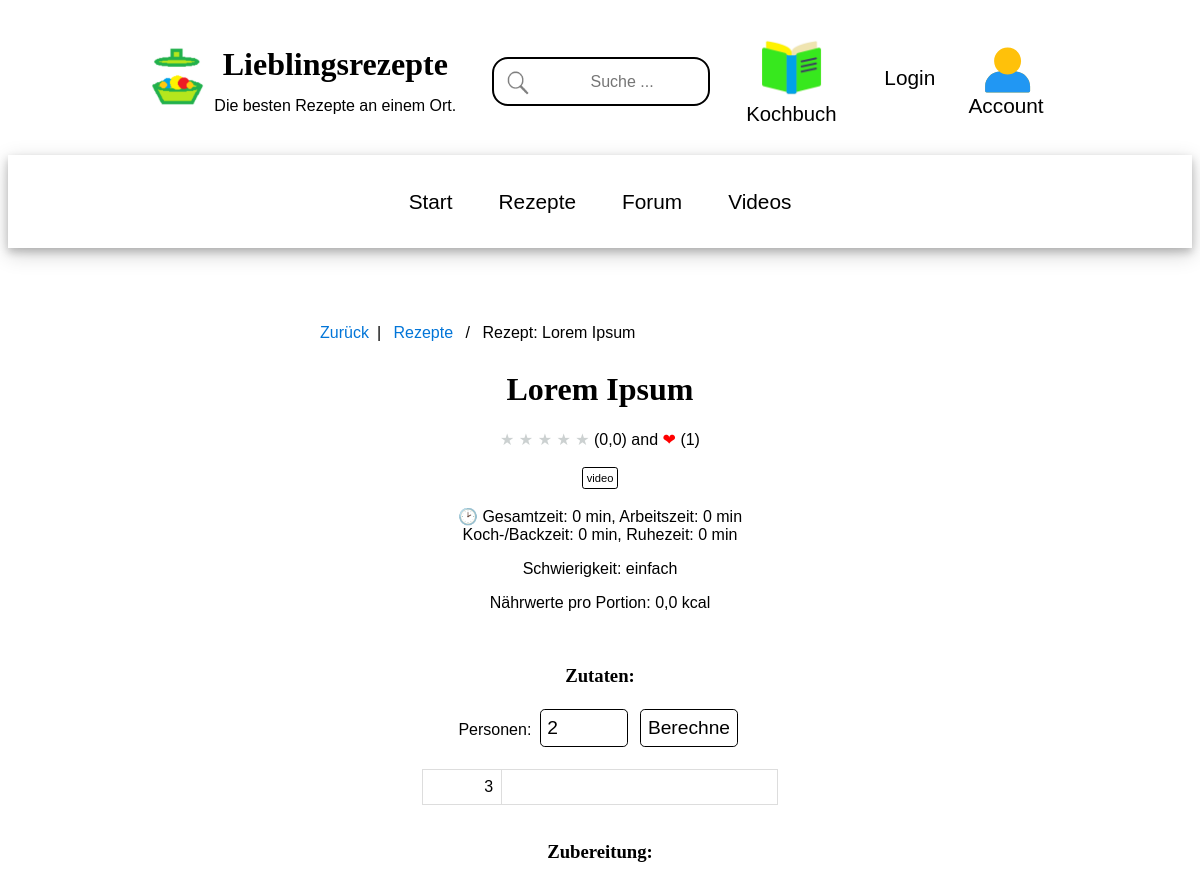
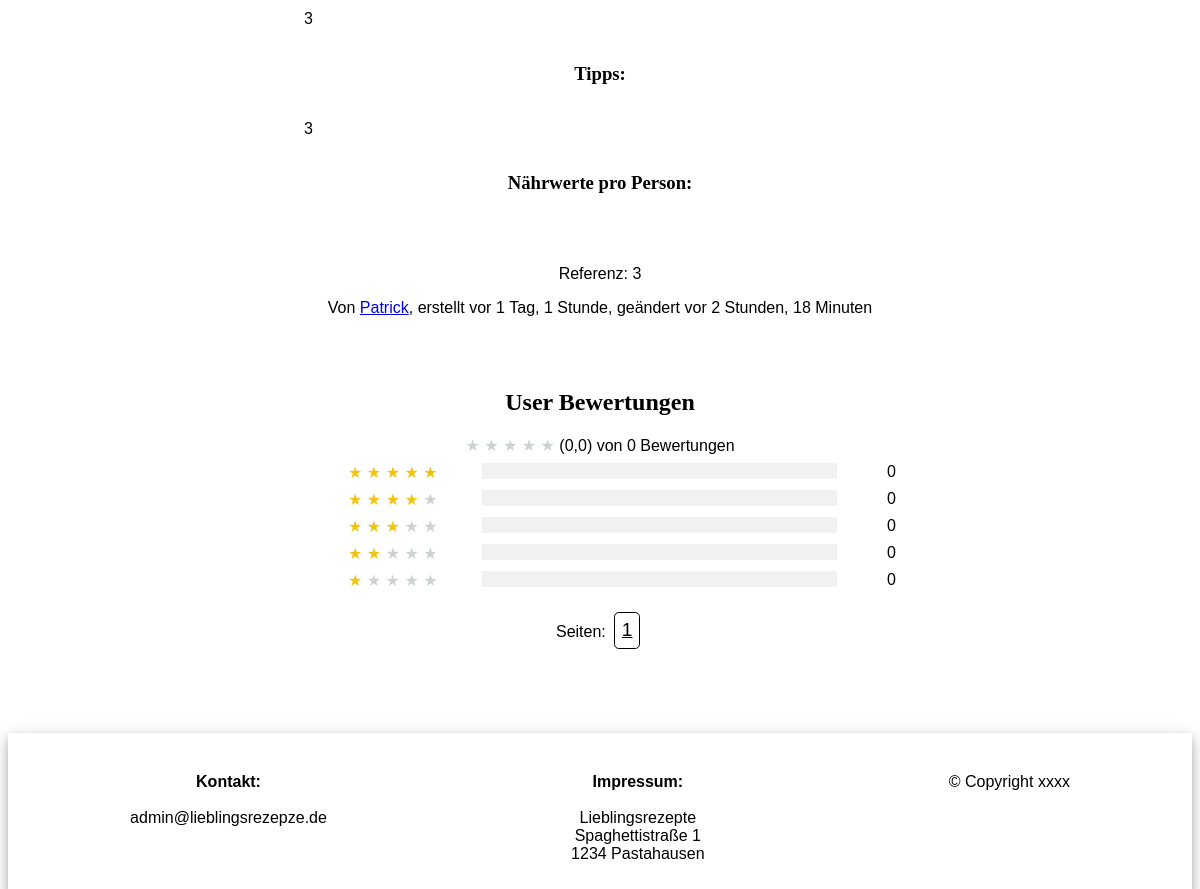
Page /recipe/1/ on the committed database (2 pictures, top to bottom).
### recipes_app/models.py (models this page shows, shortened)
class Recipe(models.Model):
    owner = models.ForeignKey(User, on_delete=models.SET_NULL, null=True)
    likes = models.ManyToManyField(User,  blank=True, related_name="likes")
    name = models.CharField(max_length=500)
    updated = models.DateTimeField(auto_now=True)
    created = models.DateTimeField(auto_now_add=True)
    topic = models.ManyToManyField(Topic, blank=True)
    persons = models.IntegerField()
    ingredients = models.TextField(null=True, blank=True)
    steps = models.TextField(null=True, blank=True)
    tips = models.TextField(null=True, blank=True)
    reference = models.TextField(null=True, blank=True)
    reference_link = models.URLField(max_length=2048, null=True, blank=True)
    nutrients_person = models.FloatField(null=True, blank=True, default=0.0)
    nutrients_table = models.TextField(null=True, blank=True)
    expected_time_total = models.FloatField(null=True, blank=True, default=0.0)
    expected_time_work = models.FloatField(null=True, blank=True, default=0.0)
    expected_time_bake = models.FloatField(null=True, blank=True, default=0.0)
    expected_time_rest = models.FloatField(null=True, blank=True, default=0.0)
    difficulty = models.IntegerField(null=True, blank=True, default=0)
    image_meal = models.ImageField(blank=True, upload_to="recipes")
    video_meal = models.URLField(max_length=2048, null=True, blank=True)
    rating_mean = models.FloatField(null=True, blank=True, default=0.0)
    rating_count = models.IntegerField(null=True, blank=True, default=0)
    rating_1 = models.IntegerField(null=True, blank=True, default=0)
    rating_2 = models.IntegerField(null=True, blank=True, default=0)
    rating_3 = models.IntegerField(null=True, blank=True, default=0)
    rating_4 = models.IntegerField(null=True, blank=True, default=0)
    rating_5 = models.IntegerField(null=True, blank=True, default=0)
    class Meta:
        ordering = ['-updated', '-created']

### user_app/models.py (models this page shows)
class User(AbstractUser):
    name = models.CharField(max_length=200, null=True)
    email = models.EmailField(unique=True, null=True)
    biography = models.TextField(null=True)
    user_image = models.ImageField(null=True, default="users/avatar.jpg", upload_to="users")
    updated = models.DateTimeField(auto_now=True)
    created = models.DateTimeField(auto_now_add=True)
    USERNAME_FIELD = 'email'
    REQUIRED_FIELDS = ['username']

### recipes_app/views.py (the view, shortened to what this page needs)
# urls.py: path('recipe/<str:pk>/', views.getRecipe),
def recipe(request, pk):
    recipe_from_key = Recipe.objects.get(id=pk)
    persons_default = recipe_from_key.persons
    recipe_topics = recipe_from_key.topic.all()
    required_persons = int(request.GET.get("persons")) if request.GET.get("persons") is not None else persons_default
    recompute_persons = True if request.GET.get("persons") is not None else False
    pgShow = int(request.GET.get('pgShow')) if request.GET.get('pgShow') is not None else 50
    pgNr = int(request.GET.get('pgNr')) if request.GET.get('pgNr') is not None else 0
    ingredients_lines = [x.replace('\t', ' ') for x in recipe_from_key.ingredients.split('\n')]
    ingredients_formated = []
    for x in ingredients_lines:
        if len(x) <= 0:
            ingredients_formated.append((' ', ' '))
        elif x[0].isdigit():
            temp_val = x.split(' ')
            temp_calc = temp_val[0].replace(',', '.')
            if recompute_persons:
                temp_calc = float(temp_calc)/float(persons_default)*float(required_persons)
                temp_calc = "{:.5f}".format(temp_calc).rstrip('0').rstrip('.')
            ingredients_formated.append((temp_calc, " ".join(temp_val[1:])))
        else:
            ingredients_formated.append((' ', x))
    likes_count = recipe_from_key.likes.count()
    if request.user.is_authenticated:
        user_has_liked = request.user in recipe_from_key.likes.all()
    else:
        user_has_liked = None
    rating_per_cent_context = {
        "rating_%s_per_cent" % i: int(getattr(recipe_from_key, "rating_%s" % i) / float(recipe_from_key.rating_count if recipe_from_key.rating_count > 0 else 1.0) *100)
        for i in range(1, 6)
    }
    ratings = recipe_from_key.rating_set.all()
    page_size = max(min(int(pgShow), 10), 200)
    page_choices = 10
    browser = Pagination(ratings.count(), page_size, number_page_choices=page_choices)
    pgNr = browser.valid_page(pgNr)
    num_pages = browser.number_of_pages
    ratings_page = browser.get_items_for_page(ratings, pgNr)
    browser_context = browser.make_page_browser(pgNr)
    context = {"recipe": recipe_from_key,  "ingredients_formated": ingredients_formated,
               "required_persons": required_persons, "recipe_topics": recipe_topics, "ratings": ratings_page,
               "user_has_liked": user_has_liked, "likes_count": likes_count, "diff_lookup": COOKING_DIFFICULTY_LOOKUP}
    context.update(browser_context)
    context.update(rating_per_cent_context)
    return render(request, 'recipes_app/recipe.html', context)

### recipes_app/pagination.py (called while the page is built)
    def valid_page(self, page_index: int):
        if self.number_of_pages <= 0:
            return 0
        return min(max(0, page_index), self.number_of_pages - 1)

    def get_items_for_page(self, list_of_items, page_index: int):
        if self.number_of_pages <= 0:
            return []
        return list_of_items[page_index*self.items_per_page:(page_index+1)*self.items_per_page]

### recipes_app/templates/recipes_app/recipe.html (shortened to what this page needs)
{% extends 'main.html' %}
{% block content %}
<div class="main-container">
<div class="main-middle-column">
    <ul class="breadcrumb">
        <li><a href="{{request.META.HTTP_REFERER}}">Zurück</a></li>
        <li><a href="{% url 'recipes' %}">Rezepte</a></li>
        <li>Rezept: {{ recipe.name }}</li>
    </ul>
    <div class="recipe-container">
        <h1>{{recipe.name}}</h1>
        <p>
            {% if recipe.rating_mean %}
                {% for i in '12345'|make_list  %}
                    {% if i|add:"0" <= recipe.rating_mean %}
                        <span style='color:#f1c40f'>&#9733</span>
                    {% else %}
                        <span style='color:#ccd1d1'>&#9733</span>
                    {% endif %}
                {% endfor %}
            {% else %}
                <span style='color:#ccd1d1'>&#9733; &#9733; &#9733; &#9733; &#9733;</span>
            {% endif %}
            ({{ recipe.rating_mean|default_if_none:"-" }}) and <span style="color:red;">&#10084;</span> ({{ likes_count }})
        </p>
        <form method="GET" action="#img_display" >
            {% if recipe.video_meal %}
                <button type="submit" style="font-size:0.7em;" value="vid" name="img"> video </button>
            {% elif recipe.image_meal %}
                <button type="submit" style="font-size:0.75em;" value="img" name="img"> image </button>
            {% endif %}
        </form>
        <p>
             &#128337; Gesamtzeit: {{ recipe.expected_time_total|floatformat:"0" }} min,
            Arbeitszeit: {{ recipe.expected_time_work|floatformat:"0"  }} min <br>
            Koch-/Backzeit: {{ recipe.expected_time_bake|floatformat:"0"  }} min,
            Ruhezeit: {{ recipe.expected_time_rest|floatformat:"0" }} min
        </p>
        <p>
            Schwierigkeit:
            {% if recipe.difficulty in diff_lookup %}
                {% for key, value in diff_lookup.items %}
                {% if key == recipe.difficulty %}
                    {{value}}
                {% endif %}
                {% endfor %}
            {% else %}
                Grad {{ recipe.difficulty|default_if_none:"-" }}
            {% endif%}
        </p>
        <p>
            Nährwerte pro Portion: {{ recipe.nutrients_person|default_if_none:"-" }} kcal
        </p>
        <br>
        <h3 id="ingredients">Zutaten:  </h3>
            <form method="GET" action="#ingredients" >
            <label for="id_persons">Personen:</label>
            <input type="number" id="id_persons" name="persons" min="1" max="100" value="{{required_persons}}">
            <input type="submit" value="Berechne" />
            </form>
            <br>
            <table>
            {% for value, desc in ingredients_formated %}
            <tr>
              <td style="width:20%; text-align:right;">{{value}}</td>
              <td style="width:70%; text-align:left;">{{desc}}</td>
            </tr>
            {% endfor %}
            </table>
        <br>
        <h3>Zubereitung:</h3>
        <div style="text-align: left; display: inline-block; width: 100%">
        <p>{{ recipe.steps|linebreaks  }}</p>
        </div>
        <br>
        <h3>Tipps:</h3>
        <div style="text-align: left; display: inline-block; width: 100%">
        <p>{{ recipe.tips|linebreaks  }}</p>
        </div>
        <br>
        <h3>Nährwerte pro Person:</h3>
        <br>
        <br>
        <p>
            Referenz: {{ recipe.reference|default_if_none:"-"  }}
        </p>
        <p>
            Von <a href="{% url 'user-profile' recipe.owner.id %}" >{{recipe.owner.username|default_if_none:"Unkown"}}</a>,
            erstellt vor {{ recipe.created|timesince  }},
            geändert vor {{ recipe.updated|timesince  }}
        </p>
        <br>
        <br>
        <h2 id="user_ratings">User Bewertungen</h2>
        {% if recipe.rating_mean %}
            {% for i in '12345'|make_list  %}
                {% if i|add:"0" <= recipe.rating_mean %}
                    <span style='color:#f1c40f'>&#9733</span>
                {% else %}
                    <span style='color:#ccd1d1'>&#9733</span>
                {% endif %}
            {% endfor %}
        {% else %}
            <span style='color:#ccd1d1'>&#9733; &#9733; &#9733; &#9733; &#9733;</span>
        {% endif %}
        ({{ recipe.rating_mean|default_if_none:"-" }}) von {{ recipe.rating_count|default_if_none:"-" }} Bewertungen
        <div class="row">
        <div class="side">
        <div><span style='color:#f1c40f'>&#9733; &#9733; &#9733; &#9733; &#9733;</span></div>
        </div>
        <div class="middle">
        <div class="bar-container">
        </div>
        </div>
        <div class="right">
        <div> {{recipe.rating_5}} </div>
        </div>
        </div>
        <div class="row">
        <div class="side">
        <div><span style='color:#f1c40f'>&#9733; &#9733; &#9733; &#9733; </span><span style='color:#ccd1d1'>&#9733;</span></div>
        </div>
        <div class="middle">
        <div class="bar-container">
        </div>
        </div>
        <div class="right">
        <div>{{recipe.rating_4}}</div>
        </div>
        </div>
        <div class="row">
        <div class="side">
        <div><span style='color:#f1c40f'>&#9733; &#9733; &#9733; </span><span style='color:#ccd1d1'>&#9733; &#9733;</span></div>
        </div>
        <div class="middle">
        <div class="bar-container">
        </div>
        </div>
        <div class=" right">
        <div>{{recipe.rating_3}}</div>
        </div>
        </div>
        <div class="row">
        <div class="side">
        <div><span style='color:#f1c40f'>&#9733; &#9733; </span><span style='color:#ccd1d1'>&#9733; &#9733; &#9733;</span></div>
        </div>
        <div class="middle">
        <div class="bar-container">
        </div>
        </div>
        <div class=" right">
        <div>{{recipe.rating_2}}</div>
        </div>
        </div>
        <div class="row">
        <div class="side">
        <div><span style='color:#f1c40f'>&#9733; </span><span style='color:#ccd1d1'>&#9733; &#9733; &#9733; &#9733;</span></div>
        </div>
        <div class="middle">
        <div class="bar-container">
        </div>
        </div>
        <div class="right">
        <div>{{recipe.rating_1}}</div>
        </div>
        </div>
        <div style="text-align:left;">
            <br>
        </div>
    <div style="text-align:center;">
    <form method="GET" action="#user_ratings">
        Seiten:
        <span class="button-display"><u>{{page_browser_current_index|add:"1"}}</u></span>
    </form>
    </div>
</div>
</div>
</div>
{% endblock %}

### static/styles/main.css (style rules this page uses)
* { box-sizing: border-box; }
body { font-family: Verdana, sans-serif; font-size: 16px; background-color: white; }
h1, h2, h3, h4, h5, h6 { font-family: Georgia, serif; }
.main-container { display: flex; justify-content: center; width: 100%; clear: after; margin-top: 1.25em; }
.main-middle-column { width: 50%; max-width: 200em; margin: 2em; }
button, input[type=submit], input[type=url], textarea, input[type=password], input[type=email], input[type=number], input[type=text], select, .button-like, .button-display { background-color: white; display: inline-block; padding: 0.35em; border: solid; font-size: 1.2em; border-width: 0.1em; border-radius: 0.25em; margin: 0.2em; border-color: black; text-decoration: none; color: blacK; }
.recipe-container { text-align: center; }
ul.breadcrumb { padding: 0.5em 1em; list-style: none; background-color: white; }
ul.breadcrumb li { display: inline; font-size: 1em; }
ul.breadcrumb li:not(:first-child)+li:before { padding: 0.5em; color: black; content: "/\00a0"; }
ul.breadcrumb li:first-child:after { padding: 0.5em; color: black; content: "|"; }
ul.breadcrumb li a { color: #0275d8; text-decoration: none; }

### recipes_app/templates/recipes_app/recipe.html (style rules this page uses)
table { float: center; font-family: arial, sans-serif; border-collapse: collapse; width: 60%; margin: auto; border: 1; }
td, th { border: 1px solid #dddddd; padding: 8px; }
.side { float: left; width: 30%; margin-top: 0.5em; }
.middle { margin-top: 0.5em; float: left; width: 60%; }
.right { float: left; width: 10%; margin-top: 0.5em; text-align: right; }
.row:after { content: ""; display: table; clear: both; }
.bar-container { width: 100%; background-color: #f1f1f1; text-align: center; color: white; }

### rows in the picture
Recipe: name "Lorem Ipsum", rating_mean "0,0", expected_time_total "0", expected_time_work "0", expected_time_bake "0", expected_time_rest "0", nutrients_person "0,0", steps "3", tips "3", reference "3", owner.username "Patrick", created "1 Tag, 1 Stunde", updated "2 Stunden, 18 Minuten", rating_count "0", rating_5 "0", rating_4 "0", rating_3 "0", rating_2 "0", rating_1 "0"

### other values in the picture
{{ likes_count }} "1"
{{ value }} "einfach"
{{ value }} "3"
{{ page_browser_current_index|add:"1" }} "1"
